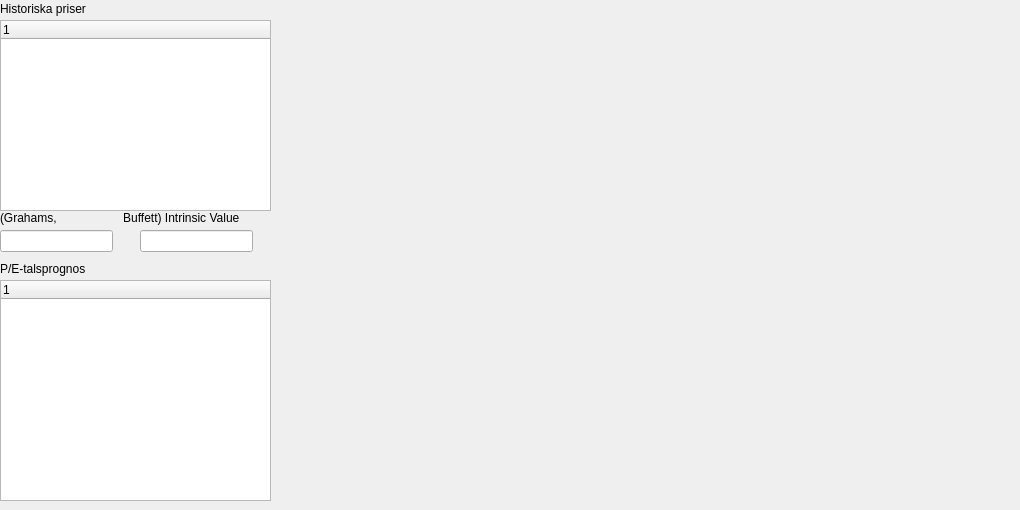
       <widget class="QWidget" name="tab_15">
        <attribute name="title">
         <string>Omst, Vinst</string>
        </attribute>
        <widget class="QwtPlot" name="qwtPlotRevenueEarnings_17">
         <property name="geometry">
          <rect>
           <x>330</x>
           <y>10</y>
           <width>681</width>
           <height>491</height>
          </rect>
         </property>
        </widget>
        <widget class="QLabel" name="label_74">
         <property name="geometry">
          <rect>
           <x>0</x>
           <y>0</y>
           <width>271</width>
           <height>17</height>
          </rect>
         </property>
         <property name="font">
          <font>
           <pointsize>9</pointsize>
          </font>
         </property>
         <property name="text">
          <string>Historiska priser</string>
         </property>
        </widget>
        <widget class="QTreeWidget" name="treeWidgetHistoricalPrices">
         <property name="geometry">
          <rect>
           <x>0</x>
           <y>20</y>
           <width>271</width>
           <height>191</height>
          </rect>
         </property>
         <property name="font">
          <font>
           <pointsize>9</pointsize>
           <weight>50</weight>
           <italic>false</italic>
           <bold>false</bold>
          </font>
         </property>
         <column>
          <property name="text">
           <string notr="true">1</string>
          </property>
         </column>
        </widget>
        <widget class="QLabel" name="label_84">
         <property name="geometry">
          <rect>
           <x>0</x>
           <y>260</y>
           <width>271</width>
           <height>17</height>
          </rect>
         </property>
         <property name="font">
          <font>
           <pointsize>9</pointsize>
           <weight>50</weight>
           <italic>false</italic>
           <bold>false</bold>
          </font>
         </property>
         <property name="text">
          <string>P/E-talsprognos</string>
         </property>
        </widget>
        <widget class="QTreeWidget" name="treeWidgetHistoricalPENum">
         <property name="geometry">
          <rect>
           <x>0</x>
           <y>280</y>
           <width>271</width>
           <height>221</height>
          </rect>
         </property>
         <property name="font">
          <font>
           <pointsize>9</pointsize>
          </font>
         </property>
         <column>
          <property name="text">
           <string notr="true">1</string>
          </property>
         </column>
        </widget>
        <widget class="QLabel" name="label_88">
         <property name="geometry">
          <rect>
           <x>0</x>
           <y>210</y>
           <width>301</width>
           <height>16</height>
          </rect>
         </property>
         <property name="text">
          <string>(Grahams,                    Buffett) Intrinsic Value</string>
         </property>
        </widget>
        <widget class="QLineEdit" name="lineEditIntrinsicValueResult_3">
         <property name="geometry">
          <rect>
           <x>140</x>
           <y>230</y>
           <width>113</width>
           <height>22</height>
          </rect>
         </property>
        </widget>
        <widget class="QLineEdit" name="lineEditGrahamsIntrinsicValue_3">
         <property name="geometry">
          <rect>
           <x>0</x>
           <y>230</y>
           <width>113</width>
           <height>22</height>
          </rect>
         </property>
        </widget>
       </widget>
